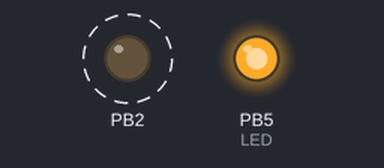
The program below on a simulated ATmega328P, built with avr-gcc and emulated at 16 MHz. Shown: output pins drawn as LEDs (lit = HIGH). Dashed ring = blinking.

Above: at 0.2 s.
Timing chart, 0 to 3.0 s (numbered marks = the images above):
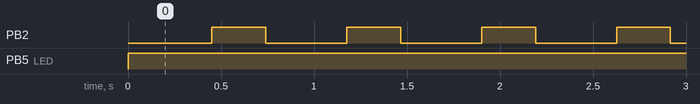

Measured:
- by itself, PB2: alternates HIGH for 0.29 s and LOW for 0.44 s
- by itself, PB5 (LED): LOW → HIGH at 0.00 s

The program:

main.c
```c
/*
 * Steven Lee - 5003887117
 * CPE301 - Design Assignment 2C
 */

#define F_CPU 16000000UL
#include <avr/io.h>
#include <avr/interrupt.h>
#include <util/delay.h>


int main(void)
{
	DDRB   |= (1<<DDB2) | (1<<DDB5);	//Set PINB2 and PINB5 as output
	PORTB  |= (1<<DDB5);				//Clear PINB5 so LED turns off

	TIMSK0 |= (1<<TOIE0);				//Enable TIMER 0
	sei();								//Enable global interrupt

	TCCR0B |= (1<<CS02) | (1<<CS00);	//Set prescaler to 1024

    while (1)
    {
    }
}

ISR (TIMER0_OVF_vect) {
	if (PORTB & (1<<DDB2))
		_delay_ms(290);
	else
		_delay_ms(435);

	PORTB ^= (1<<DDB2);
}
```
